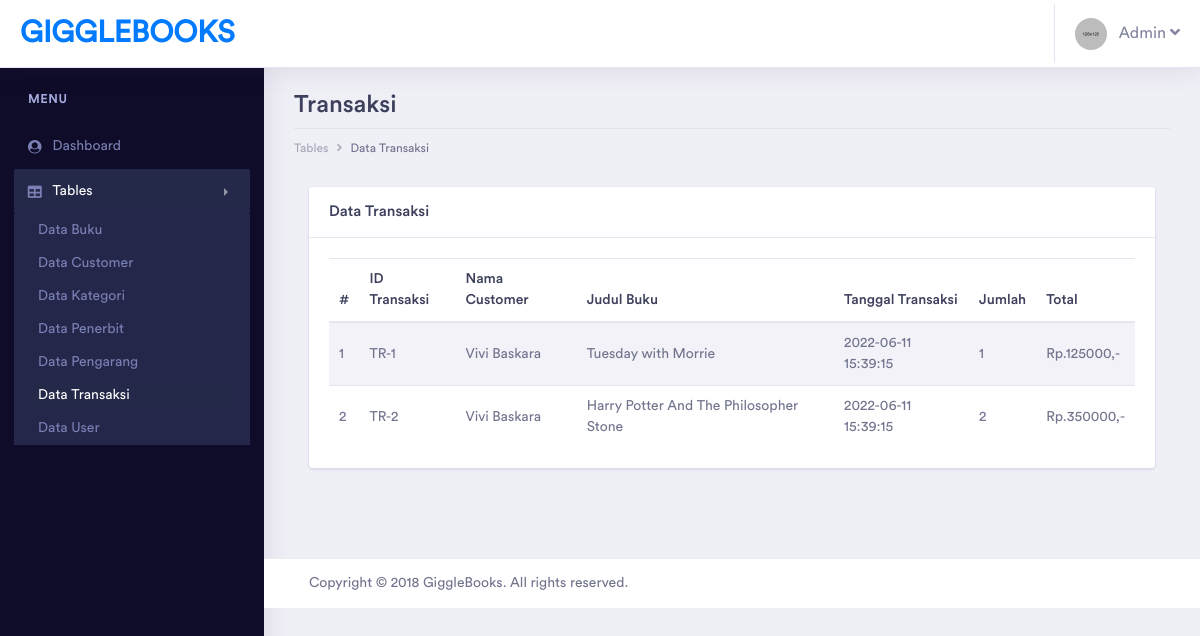
/GiggleBooks/admin/pages/tables/transaksi/table_transaksi.php (signed in), run on the app's committed database.
### tables this page shows
CREATE TABLE `transaksi` (
  `id_transaksi` varchar(50) NOT NULL,
  `id_customer` varchar(20) NOT NULL,
  `id_buku` varchar(50) NOT NULL,
  `tgl_transaksi` datetime NOT NULL,
  `jumlah` int(11) NOT NULL,
  `total` int(11) NOT NULL
);

CREATE TABLE `customer` (
  `id_customer` varchar(20) NOT NULL,
  `nama_customer` varchar(100) NOT NULL,
  `jk_customer` enum('Laki-Laki','Perempuan') NOT NULL,
  `alamat_customer` varchar(200) NOT NULL,
  `email_customer` varchar(100) NOT NULL,
  `telp_customer` varchar(20) NOT NULL,
  `deleted` tinyint(1) NOT NULL
);

CREATE TABLE `buku` (
  `id_buku` varchar(50) NOT NULL,
  `judul_buku` varchar(200) NOT NULL,
  `id_pengarang` varchar(20) NOT NULL,
  `id_penerbit` varchar(20) NOT NULL,
  `id_kategori` varchar(20) NOT NULL,
  `stok` int(11) NOT NULL,
  `berat` float NOT NULL,
  `harga` int(11) NOT NULL,
  `deskripsi` varchar(1000) NOT NULL,
  `gambar` varchar(200) NOT NULL,
  `deleted` tinyint(1) NOT NULL
);

### GiggleBooks/admin/pages/tables/transaksi/table_transaksi.php (the view, shortened to what this page needs)
<?php
include '../../../../helper/connection.php';
?>
<?php
if(!$_SESSION['username'] && !$_SESSION['password'] && $_SESSION['tipe_user'] != "Admin")
{
    echo "
		<script type='text/javascript'>
		alert('Anda harus login terlebih dahulu!')
		window.location='../../../index.php';
		</script>";
}
else
{
?>
<!doctype html>
<html lang="en">
<head>
    <link rel="stylesheet" href="../../../assets/vendor/bootstrap/css/bootstrap.min.css">
    <link href="../../../assets/vendor/fonts/circular-std/style.css" rel="stylesheet">
    <link rel="stylesheet" href="../../../assets/libs/css/style.css">
    <link rel="stylesheet" href="../../../assets/vendor/fonts/fontawesome/css/fontawesome-all.css">
    <link rel="stylesheet" href="../../../assets/vendor/charts/chartist-bundle/chartist.css">
    <link rel="stylesheet" href="../../../assets/vendor/charts/morris-bundle/morris.css">
    <link rel="stylesheet" href="../../../assets/vendor/fonts/material-design-iconic-font/css/materialdesignicons.min.css">
    <link rel="stylesheet" href="../../../assets/vendor/charts/c3charts/c3.css">
    <link rel="stylesheet" href="../../../assets/vendor/fonts/flag-icon-css/flag-icon.min.css">
</head>
<body>
    <div class="dashboard-main-wrapper">
        <div class="dashboard-header">
            <nav class="navbar navbar-expand-lg bg-white fixed-top">
                <a class="navbar-brand" href="../../../dashboard.php">GiggleBooks</a>
                <div class="collapse navbar-collapse " id="navbarSupportedContent">
                    <ul class="navbar-nav ml-auto navbar-right-top">
                        <li class="nav-item dropdown nav-user">
                            <a class="nav-link nav-user-img" href="#" id="navbarDropdownMenuLink2" data-toggle="dropdown"
                                aria-haspopup="true" aria-expanded="false"><img src="../../../assets/images/avatar-1.jpg"
                                    alt="" class="user-avatar-md rounded-circle">&nbsp;&nbsp;&nbsp;Admin <i class="fas fa-angle-down"></i></a>
                        </li>
                    </ul>
                </div>
            </nav>
        </div>
        <div class="nav-left-sidebar sidebar-dark">
            <div class="menu-list">
                <nav class="navbar navbar-expand-lg navbar-light">
                    <div class="collapse navbar-collapse" id="navbarNav">
                        <ul class="navbar-nav flex-column">
                            <li class="nav-divider">
                                Menu
                            </li>
                            <li class="nav-item ">
                                <a class="nav-link" href="../../../dashboard.php" aria-expanded="false" data-target="#submenu-1"
                                    aria-controls="submenu-1"><i class="fa fa-fw fa-user-circle"></i>Dashboard
                                    <span class="badge badge-success">6</span></a>
                            </li>
                            <li class="nav-item">
                                <a class="nav-link active" href="#" data-toggle="collapse" aria-expanded="false"
                                    data-target="#submenu-5" aria-controls="submenu-5"><i class="fas fa-fw fa-table"></i>Tables</a>
                                <div id="submenu-5" class="collapse submenu show" style="">
                                    <ul class="nav flex-column">
                                        <li class="nav-item">
                                            <a class="nav-link" href="../buku/table_buku.php">Data Buku</a>
                                        </li>
                                        <li class="nav-item">
                                            <a class="nav-link" href="../customer/table_customer.php">Data Customer</a>
                                        </li>
                                        <li class="nav-item">
                                            <a class="nav-link" href="../kategori/table_kategori.php">Data
                                                Kategori</a>
                                        </li>
                                        <li class="nav-item">
                                            <a class="nav-link" href="../penerbit/table_penerbit.php">Data Penerbit</a>
                                        </li>
                                        <li class="nav-item">
                                            <a class="nav-link" href="../pengarang/table_pengarang.php">Data Pengarang</a>
                                        </li>
                                        <li class="nav-item">
                                            <a class="nav-link active" href="table_transaksi.php">Data Transaksi</a>
                                        </li>
                                        <li class="nav-item">
                                            <a class="nav-link" href="../user/table_user.php">Data User</a>
                                        </li>
                                    </ul>
                                </div>
                            </li>
                        </ul>
                    </div>
                </nav>
            </div>
        </div>
        <div class="dashboard-wrapper">
            <div class="dashboard-ecommerce">
                <div class="container-fluid dashboard-content ">
                    <div class="row">
                        <div class="col-xl-12 col-lg-12 col-md-12 col-sm-12 col-12">
                            <div class="page-header">
                                <h2 class="pageheader-title">Transaksi</h2>
                                <div class="page-breadcrumb">
                                    <nav aria-label="breadcrumb">
                                        <ol class="breadcrumb">
                                            <li class="breadcrumb-item"><a href="#" class="breadcrumb-link">Tables</a></li>
                                            <li class="breadcrumb-item active" aria-current="page">Data Transaksi</li>
                                        </ol>
                                    </nav>
                                </div>
                            </div>
                        </div>
                    </div>
                    <div class="col-xl-12">
                        <div class="card">
                            <h5 class="card-header">Data Transaksi</h5>
                            <div class="card-body">
                                <table class="table table-striped">
                                    <thead>
                                        <tr>
                                            <th>#</th>
                                            <th>ID Transaksi</th>
                                            <th>Nama Customer</th>
                                            <th>Judul Buku</th>
                                            <th>Tanggal Transaksi</th>
                                            <th>Jumlah</th>
                                            <th>Total</th>
                                        </tr>
                                    </thead>
                                    <tbody>
                                        <?php
                                            $query =
                                            "select t.id_transaksi,c.nama_customer,b.judul_buku,t.tgl_transaksi,t.jumlah,t.total from transaksi t,customer c,buku b
                                            where t.id_customer = c.id_customer AND
                                            b.id_buku = t.id_buku";
                                            $result = mysqli_query($con, $query);
                                            if (mysqli_num_rows($result) > 0)
                                            {
                                                $index = 1;
                                                while($row = mysqli_fetch_assoc($result))
                                                {
                                                    echo "
                                                    <tr>
                                                        <td>" . $index++ . "</td>
                                                        <td>" . $row["id_transaksi"] . "</td>
                                                        <td>" . $row["nama_customer"] . "</td>
                                                        <td>" . $row["judul_buku"] . "</td>
                                                        <td>" . $row["tgl_transaksi"] . "</td>
                                                        <td>" . $row["jumlah"] . "</td>
                                                        <td>Rp." . $row["total"] . ",-</td>
                                                    </tr>
                                                    ";
                                                }
                                            }
                                            ?>
                                    </tbody>
                                </table>
                            </div>
                        </div>
                    </div>
                </div>
            </div>
            <div class="footer">
                <div class="container-fluid">
                    <div class="row">
                        <div class="col-xl-6 col-lg-6 col-md-6 col-sm-12 col-12">
                            Copyright © 2018 GiggleBooks. All rights reserved.
                        </div>
                        <div class="col-xl-6 col-lg-6 col-md-6 col-sm-12 col-12">
                        </div>
                    </div>
                </div>
            </div>
        </div>
    </div>
</body>
</html>
<?php } ?>

### data on the page
transaksi: id_transaksi "TR-1", id_customer.nama_customer "Vivi Baskara", id_buku.judul_buku "Tuesday with Morrie", tgl_transaksi "2022-06-11 15:39:15", jumlah "1", total "125000"
transaksi: id_transaksi "TR-2", id_customer.nama_customer "Vivi Baskara", id_buku.judul_buku "Harry Potter And The Philosopher Stone", tgl_transaksi "2022-06-11 15:39:15", jumlah "2", total "350000"
